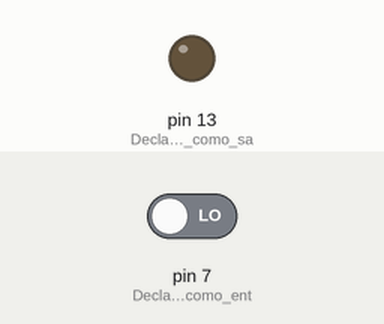
Bench run of a sketch on a simulated Arduino Uno, built with avr-gcc and run on an emulated ATmega328P. Shown: output pins drawn as LEDs (lit = HIGH). The test bench sets the inputs (shaded band); at power-on: pin 7 (Declara_o_pino_7_como_ent) LOW.

Above: at 1.2 s.
1.3 s: pin 7 (Declara_o_pino_7_como_ent) driven HIGH
At 2.5 s:
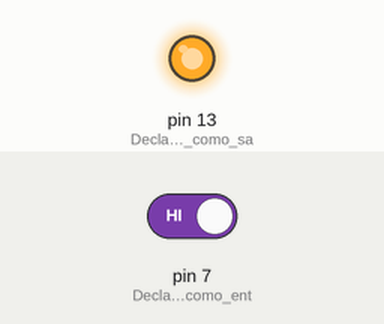
2.8 s: pin 7 (Declara_o_pino_7_como_ent) driven LOW
At 3.6 s:
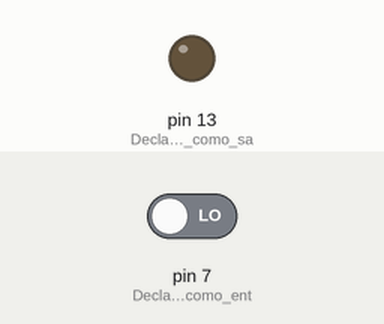
Timing chart, 0 to 5.8 s (numbered marks = the images above; inputs shaded):
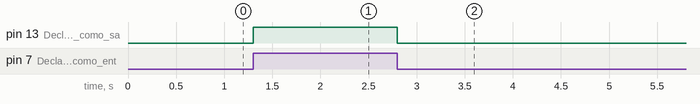

Measured:
- after the input at 1.3 s, pin 13 (Declara_o_pino_13_como_sa): LOW → HIGH at once
- after the input at 2.8 s, pin 13 (Declara_o_pino_13_como_sa): HIGH → LOW at once

The sketch:

Exemplo_4.ino
```cpp
/********************** Exemplo 4 ***********************/

void setup() {//A função setup é executado uma vez quando você liga
              //a placa ou preciona o botão reset.

   pinMode(7,INPUT); //Declara o pino 7 como entrada.
   pinMode(13, OUTPUT);// Declara o pino 13 como saída.


}

void loop() {//A rotina loop executa a função repetidamente.
  if(digitalRead(7) == HIGH){// Se o pino 2 receber sinal Alto(1).
  digitalWrite(13, HIGH);  // Liga o Led conectado ao pino 13.
  }

  if(digitalRead(7)== LOW){// Se o pino 3 receber sinal Baixo(0).
  digitalWrite(13, LOW);  // Desliga o Led conectado ao pino 13.
  }
}
```
